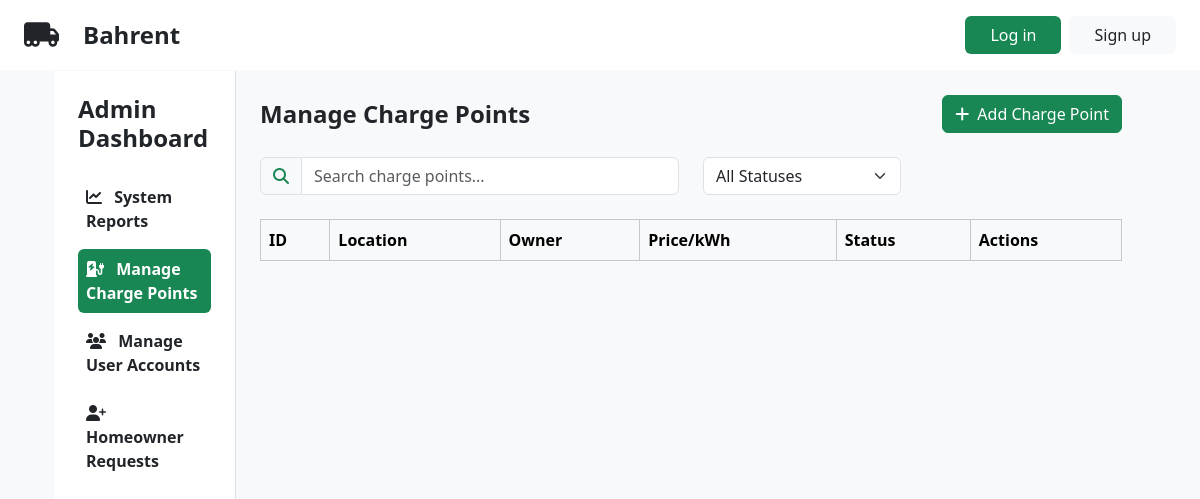
/admin.php?section=charge-points, run on an earlier commit of the app's database.
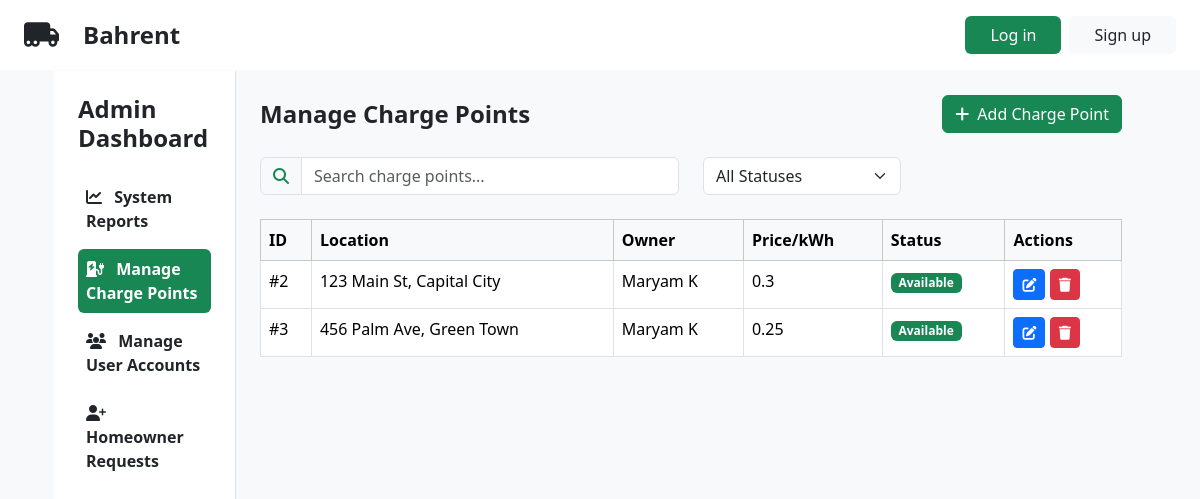
And on a later commit of the database.
### tables this page shows
CREATE TABLE `charge_points` (
  `charge_point_id` int(11) NOT NULL,
  `homeowner_id` int(11) NOT NULL,
  `address` varchar(255) NOT NULL,
  `postcode` varchar(20) NOT NULL,
  `latitude` decimal(10,8) NOT NULL,
  `longitude` decimal(11,8) NOT NULL,
  `price_per_kwh` decimal(10,2) NOT NULL,
  `description` text DEFAULT NULL,
  `is_available` tinyint(1) DEFAULT 1,
  `created_at` timestamp NOT NULL DEFAULT current_timestamp(),
  `updated_at` timestamp NOT NULL DEFAULT current_timestamp() ON UPDATE current_timestamp(),
  `image` mediumtext NOT NULL
);

CREATE TABLE `users` (
  `user_id` int(11) NOT NULL,
  `email` varchar(255) NOT NULL,
  `password` varchar(255) NOT NULL,
  `first_name` varchar(50) NOT NULL,
  `last_name` varchar(50) NOT NULL,
  `role` enum('admin','homeowner','user') NOT NULL,
  `suspended` tinyint(1) NOT NULL DEFAULT 0
);

### controllers/AdminController.php (called while the page is built, shortened)
<?php
require_once __DIR__ . '/../models/User.php';
class AdminController extends BaseController
{
    public function index(): void
    {
        $this->activeSection = $_GET['section'] ?? 'reports';
        switch ($this->activeSection) {
            case 'charge-points':
                $sectionContent = $this->manageChargePoints();
                break;
        }
    }
    private function manageChargePoints(): string
    {
        require __DIR__ . '/../views/admin/sections/charge_points.phtml';
        return ob_get_clean();
    }
}

### models/ChargePoint.php (called while the page is built, shortened)
<?php
class ChargePoint
{
    public function __construct(
        $charge_point_id,
        $homeowner_id,
        $address,
        $postcode,
        $latitude,
        $longitude,
        $price_per_kwh,
        $description,
        $is_available,
        $created_at,
        $updated_at,
        $image
    ) {
        $this->charge_point_id = $charge_point_id;
        $this->address = $address;
        $this->postcode = $postcode;
        $this->latitude = $latitude;
        $this->longitude = $longitude;
        $this->price_per_kwh = $price_per_kwh;
        $this->description = $description;
        $this->is_available = $is_available;
    }
    private static function fromRow($row)
    {
        return new ChargePoint(
            $row['charge_point_id'],
            $row['homeowner_id'],
            $row['address'],
            $row['postcode'],
            (float)$row['latitude'],
            (float)$row['longitude'],
            (float)$row['price_per_kwh'],
            $row['description'],
            (bool)$row['is_available'],
            $row['created_at'],
            $row['updated_at'],
            $row['image'] ?? null
        );
    }
    public static function getAll()
    {
        $conn = Database::getInstance()->getConnection();
        $stmt = $conn->prepare("SELECT * FROM charge_points");
        $stmt->execute();
        $chargePoints = [];
        while ($row = $stmt->fetch(PDO::FETCH_ASSOC)) {
            $chargePoints[] = self::fromRow($row);
        }
        return $chargePoints;
    }
    public static function getHomeownerByChargePointId($chargePointId)
    {
        $conn = Database::getInstance()->getConnection();
        $stmt = $conn->prepare("
            SELECT u.user_id AS homeowner_id, u.first_name, u.last_name, u.email
            FROM charge_points cp
            INNER JOIN users u ON cp.homeowner_id = u.user_id
            WHERE cp.charge_point_id = ?
        ");
        $stmt->execute([$chargePointId]);
        $row = $stmt->fetch(PDO::FETCH_ASSOC);
        return $row ?: null;
    }
}

### models/User.php (called while the page is built, shortened)
<?php
class User
{
    public function __construct(
        $id,
        $firstName,
        $lastName,
        $email,
        $role,
        $suspended = false
    ) {
        $this->email = $email;
    }
    private static function fromRow($row)
    {
        return new User(
            $row['user_id'],
            $row['first_name'],
            $row['last_name'],
            $row['email'],
            $row['role'],
            (bool)$row['suspended']
        );
    }
    public static function getById($id)
    {
        $conn = Database::getInstance()->getConnection();
        $stmt = $conn->prepare("SELECT * FROM users WHERE user_id = ?");
        $stmt->execute([$id]);
        $row = $stmt->fetch(PDO::FETCH_ASSOC);
        return $row ? self::fromRow($row) : null;
    }
}

### views/admin/sections/charge_points.phtml (the view, shortened to what the changed rows need)
<?php
require_once __DIR__ . '/../../../models/ChargePoint.php';
$AllChargePoints = ChargePoint::getAll();
?>
<div class="d-flex justify-content-between align-items-center mb-4">
    <h2 class="fs-4 fw-bold mb-0">Manage Charge Points</h2>
</div>
<div class="table-responsive">
    <table class="table table-bordered">
        <thead class="table-light">
            <tr>
                <th>ID</th>
                <th>Location</th>
                <th>Owner</th>
                <th>Price/kWh</th>
                <th>Status</th>
                <th>Actions</th>
            </tr>
        </thead>
        <tbody>
            <?php foreach ($AllChargePoints as $ChargePoint): ?>
                <tr>
                    <td>#<?= htmlspecialchars($ChargePoint->charge_point_id) ?></td>
                    <td><?= htmlspecialchars($ChargePoint->address) ?></td>
                    <?php
                    $homeowner = ChargePoint::getHomeownerByChargePointId($ChargePoint->charge_point_id);
                    ?>
                    <td>
                        <?php if ($homeowner): ?>
                            <?= htmlspecialchars($homeowner['first_name'] . ' ' . $homeowner['last_name']) ?>
                        <?php else: ?>
                            <span class="text-muted">No Owner</span>
                        <?php endif; ?>
                    </td>
                    <td><?= htmlspecialchars($ChargePoint->price_per_kwh) ?></td>
                    <td>
                        <span class="badge <?= $ChargePoint->is_available ? 'bg-success' : 'bg-secondary' ?>">
                            <?= $ChargePoint->is_available ? 'Available' : 'Not Available' ?>
                        </span>
                    </td>
                    <td>
                        <button class="btn btn-primary btn-sm edit-charge-point"
                            data-bs-toggle="modal"
                            data-bs-target="#editChargePointModal"
                            data-charge-point-id="<?= htmlspecialchars($ChargePoint->charge_point_id ?? '') ?>"
                            data-location="<?= htmlspecialchars($ChargePoint->address ?? '') ?>"
                            data-postcode="<?= htmlspecialchars($ChargePoint->postcode ?? '') ?>"
                            data-latitude="<?= htmlspecialchars($ChargePoint->latitude ?? '') ?>"
                            data-longitude="<?= htmlspecialchars($ChargePoint->longitude ?? '') ?>"
                            data-price-per-kwh="<?= htmlspecialchars($ChargePoint->price_per_kwh ?? '') ?>"
                            data-homeowner-email="<?= htmlspecialchars(User::getById($ChargePoint->homeowner_id)->email ?? '') ?>"
                            data-description="<?= htmlspecialchars($ChargePoint->description ?? '') ?>"
                            data-is-available="<?= $ChargePoint->is_available ? '1' : '0' ?>">
                            <i class="fa-solid fa-edit"></i>
                        </button>
                        <button class="btn btn-danger btn-sm delete-charge-point"
                            data-charge-point-id="<?= $ChargePoint->charge_point_id ?>"
                            data-row-id="row-<?= $ChargePoint->charge_point_id ?>">
                            <i class="fa-solid fa-trash"></i>
                        </button>
                    </td>
                </tr>
            <?php endforeach; ?>
        </tbody>
    </table>
</div>

What changed in the data, as far as the page shows it:
added charge_points: charge_point_id "2", address "123 Main St, Capital City", users.first_name+last_name "Maryam K", price_per_kwh "0.3", is_available "Available"
added charge_points: charge_point_id "3", address "456 Palm Ave, Green Town", users.first_name+last_name "Maryam K", price_per_kwh "0.25", is_available "Available"
